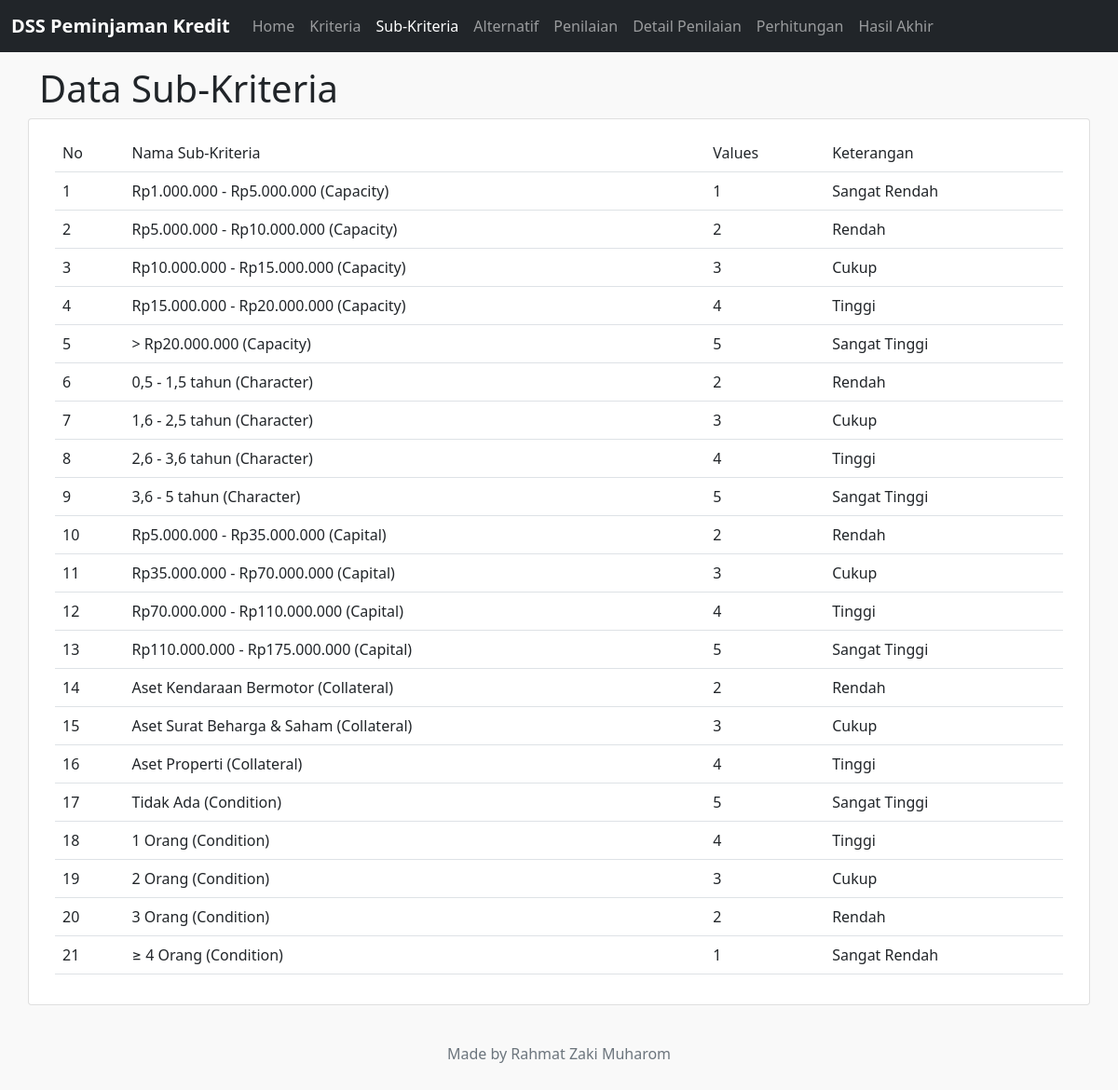
/subkriteria.php, run on the app's committed database.
### tables this page shows
CREATE TABLE IF NOT EXISTS `subkriteria` (
  `idsubkriteria` int(11) NOT NULL AUTO_INCREMENT,
  `nmsubkriteria` varchar(50) DEFAULT NULL,
  `idskala` int(11) DEFAULT NULL,
  PRIMARY KEY (`idsubkriteria`),
  KEY `FK_idskala` (`idskala`),
  CONSTRAINT `FK_idskala` FOREIGN KEY (`idskala`) REFERENCES `skala` (`idskala`)
);

CREATE TABLE IF NOT EXISTS `skala` (
  `idskala` int(11) NOT NULL AUTO_INCREMENT,
  `values` int(11) DEFAULT NULL,
  `keterangan` varchar(50) DEFAULT NULL,
  PRIMARY KEY (`idskala`)
);

### subkriteria.php (the view, shortened to what this page needs)
<!doctype html>
<html lang="en">
  <head>
    <link href="https://cdn.jsdelivr.net/npm/bootstrap@5.1.1/dist/css/bootstrap.min.css" rel="stylesheet">
  </head>
  <body>
    <nav class="navbar navbar-expand-lg navbar-dark bg-dark">
        <div class="container-fluid">
            <a class="navbar-brand" href="index.php"><b>DSS Peminjaman Kredit</b></a>
            <div class="collapse navbar-collapse" id="navbarNavAltMarkup">
                <div class="navbar-nav">
                    <a class="nav-link" href="index.php">Home</a>
                    <a class="nav-link" href="kriteria.php">Kriteria</a>
                    <a class="nav-link active" aria-current="page" href="subkriteria.php">Sub-Kriteria</a>
                    <a class="nav-link" href="alternatif.php">Alternatif</a>
                    <a class="nav-link" href="penilaian.php">Penilaian</a>
                    <a class="nav-link" href="detailnilai.php">Detail Penilaian</a>
                    <a class="nav-link" href="perhitungan.php">Perhitungan</a>
                    <a class="nav-link" href="hasil.php">Hasil Akhir</a>
                </div>
            </div>
        </div>
    </nav>
    <div class="container">
        <div class="row">
            <h1 style="margin-top:15px;">Data Sub-Kriteria</h1>
        </div>
        <div class="row">
            <div class="card">
                <div class="card-body">
                    <table class="table">
                        <tr>
                            <td>No</td>
                            <td>Nama Sub-Kriteria</td>
                            <td>Values</td>
                            <td>Keterangan</td>
                        </tr>
                        <?php
                        include 'config.php';
                        $no = 1;
                        $query = "SELECT subkriteria.*,skala.* FROM subkriteria,skala WHERE subkriteria.idskala=skala.idskala ORDER BY idsubkriteria ";
                        $result = $conn->query($query);
                        while ($row = $result->fetch_array()) {
                            $nmsubkriteria = $row['nmsubkriteria'];
                            $values = $row['values'];
                            $keterangan = $row['keterangan'];
                        ?>
                            <tr>
                                <td><?php echo $no++; ?></td>
                                <td><?php echo $nmsubkriteria; ?></td>
                                <td><?php echo $values; ?></td>
                                <td><?php echo $keterangan; ?></td>
                            </tr>
                        <?php } ?>
                    </table>
                </div>
            </div>
        </div>
    </div>
    <div class="container">
        <footer class="py-3 my-4">
            <p class="text-center text-muted">Made by Rahmat Zaki Muharom</p>
        </footer>
    </div>
  </body>
</html>

### subkriteria.php (style rules this page uses)
body { background: #f9f9f9; }

### data on the page
subkriteria: nmsubkriteria "Rp1.000.000 - Rp5.000.000 (Capacity)", idskala.values "1", idskala.keterangan "Sangat Rendah"
subkriteria: nmsubkriteria "Rp5.000.000 - Rp10.000.000 (Capacity)", idskala.values "2", idskala.keterangan "Rendah"
subkriteria: nmsubkriteria "Rp10.000.000 - Rp15.000.000 (Capacity)", idskala.values "3", idskala.keterangan "Cukup"
subkriteria: nmsubkriteria "Rp15.000.000 - Rp20.000.000 (Capacity)", idskala.values "4", idskala.keterangan "Tinggi"
subkriteria: nmsubkriteria "> Rp20.000.000 (Capacity)", idskala.values "5", idskala.keterangan "Sangat Tinggi"
subkriteria: nmsubkriteria "0,5 - 1,5 tahun (Character)", idskala.values "2", idskala.keterangan "Rendah"
subkriteria: nmsubkriteria "1,6 - 2,5 tahun (Character)", idskala.values "3", idskala.keterangan "Cukup"
subkriteria: nmsubkriteria "2,6 - 3,6 tahun (Character)", idskala.values "4", idskala.keterangan "Tinggi"
subkriteria: nmsubkriteria "3,6 - 5 tahun (Character)", idskala.values "5", idskala.keterangan "Sangat Tinggi"
subkriteria: nmsubkriteria "Rp5.000.000 - Rp35.000.000 (Capital)", idskala.values "2", idskala.keterangan "Rendah"
subkriteria: nmsubkriteria "Rp35.000.000 - Rp70.000.000 (Capital)", idskala.values "3", idskala.keterangan "Cukup"
subkriteria: nmsubkriteria "Rp70.000.000 - Rp110.000.000 (Capital)", idskala.values "4", idskala.keterangan "Tinggi"
subkriteria: nmsubkriteria "Rp110.000.000 - Rp175.000.000 (Capital)", idskala.values "5", idskala.keterangan "Sangat Tinggi"
subkriteria: nmsubkriteria "Aset Kendaraan Bermotor (Collateral)", idskala.values "2", idskala.keterangan "Rendah"
subkriteria: nmsubkriteria "Aset Surat Beharga & Saham (Collateral)", idskala.values "3", idskala.keterangan "Cukup"
subkriteria: nmsubkriteria "Aset Properti (Collateral)", idskala.values "4", idskala.keterangan "Tinggi"
subkriteria: nmsubkriteria "Tidak Ada (Condition)", idskala.values "5", idskala.keterangan "Sangat Tinggi"
subkriteria: nmsubkriteria "1 Orang (Condition)", idskala.values "4", idskala.keterangan "Tinggi"
subkriteria: nmsubkriteria "2 Orang (Condition)", idskala.values "3", idskala.keterangan "Cukup"
subkriteria: nmsubkriteria "3 Orang (Condition)", idskala.values "2", idskala.keterangan "Rendah"
subkriteria: nmsubkriteria "≥ 4 Orang (Condition)", idskala.values "1", idskala.keterangan "Sangat Rendah"
